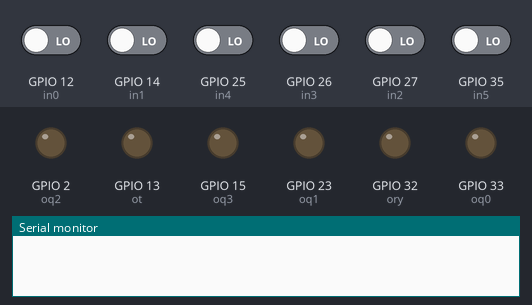
Recording of a sketch running on a simulated ESP32. Shown: output pins drawn as LEDs (lit = HIGH), the last lines printed to the serial monitor. The test bench sets the inputs (shaded band); at power-on: GPIO 12 (in0), GPIO 14 (in1), GPIO 25 (in4), GPIO 26 (in3), GPIO 27 (in2), GPIO 35 (in5) LOW.

Above: at 1.2 s.
1.3 s: GPIO 12 (in0) driven HIGH
At 1.8 s:
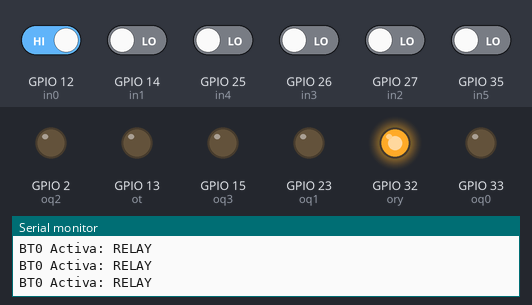
2.8 s: GPIO 14 (in1) driven HIGH
At 3.8 s:
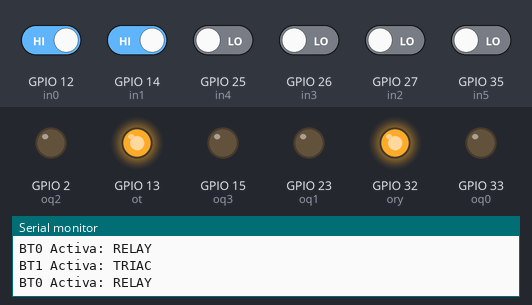
4.3 s: GPIO 25 (in4) driven HIGH
At 4.8 s:
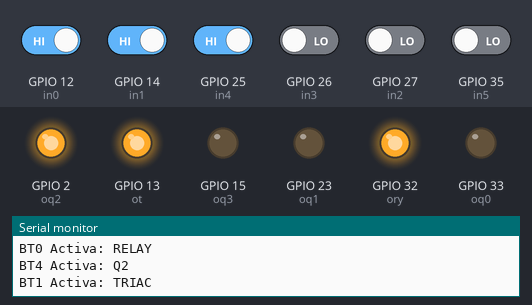
5.8 s: GPIO 26 (in3) driven HIGH
At 7.0 s:
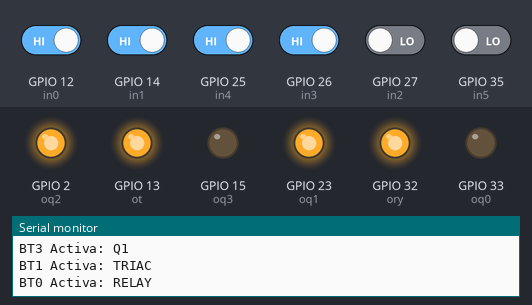
7.3 s: GPIO 27 (in2) driven HIGH
At 8.5 s:
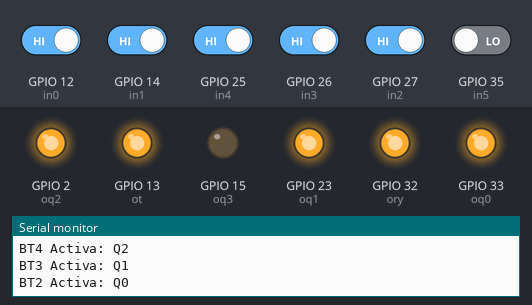
8.8 s: GPIO 35 (in5) driven HIGH
At 9.3 s:
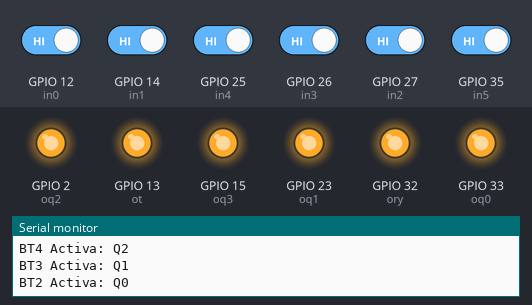
Timing chart, 0 to 11.3 s (numbered marks = the images above; inputs shaded):
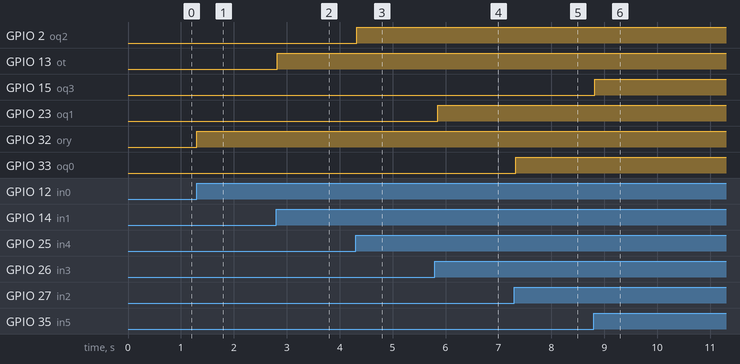

Measured:
- after the input at 1.3 s, GPIO 32 (ory): LOW → HIGH at once
- after the input at 2.8 s, GPIO 13 (ot): LOW → HIGH at once
- after the input at 4.3 s, GPIO 2 (oq2): LOW → HIGH at once
- after the input at 5.8 s, GPIO 23 (oq1): LOW → HIGH after 0.05 s
- after the input at 7.3 s, GPIO 33 (oq0): LOW → HIGH at once
- after the input at 8.8 s, GPIO 15 (oq3): LOW → HIGH at once

The sketch:

testDigitalGPIOEduino32.ino
```cpp
// inputs
const int in5 = 35; // IN5
const int in4 = 25; // IN4
const int in3 = 26; // IN3
const int in2 = 27; // IN2
const int in1 = 14; // IN1
const int in0 = 12; // IN0

// outputs
const int oq3 = 15; // Q3
const int oq2 = 2;  // Q2
const int oq1 = 23; // Q1
const int oq0 = 33; // Q0
const int ot = 13; // TRIAC
const int ory = 32; // RELAY

void setup() {

  Serial.begin(9600);
  pinMode(in5, INPUT);
  pinMode(in4, INPUT);
  pinMode(in3, INPUT);
  pinMode(in2, INPUT);
  pinMode(in1, INPUT);
  pinMode(in0, INPUT);

  pinMode(oq3, OUTPUT);
  pinMode(oq2, OUTPUT);
  pinMode(oq1, OUTPUT);
  pinMode(oq0, OUTPUT);
  pinMode(ot, OUTPUT);
  pinMode(ory, OUTPUT);

}

void loop() {

 // simple test inputs and outputs
  if (digitalRead(in5))
  {digitalWrite(oq3, 1);
  Serial.println("BT5 Activa: Q3");
  }else digitalWrite(oq3, 0);


  if (digitalRead(in4))
  {digitalWrite(oq2, 1);
  Serial.println("BT4 Activa: Q2");
  }else digitalWrite(oq2, 0);


  if (digitalRead(in3))
  {digitalWrite(oq1, 1);
  Serial.println("BT3 Activa: Q1");
  }else digitalWrite(oq1, 0);

  if (digitalRead(in2))
  {digitalWrite(oq0, 1);
  Serial.println("BT2 Activa: Q0");
  }else digitalWrite(oq0, 0);


  if (digitalRead(in1))
  {digitalWrite(ot, 1);
  Serial.println("BT1 Activa: TRIAC");
  }else digitalWrite(ot, 0);

  if (digitalRead(in0))
  {digitalWrite(ory, 1);
  Serial.println("BT0 Activa: RELAY");
  }else digitalWrite(ory, 0);

}
```
